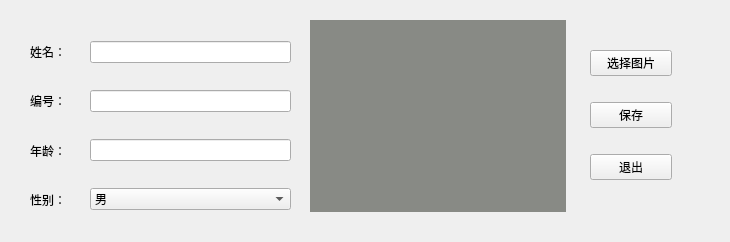
<?xml version="1.0" encoding="UTF-8"?>
<ui version="4.0">
 <class>AddFaceWidget</class>
 <widget class="QWidget" name="AddFaceWidget">
  <property name="geometry">
   <rect>
    <x>0</x>
    <y>0</y>
    <width>730</width>
    <height>242</height>
   </rect>
  </property>
  <property name="windowTitle">
   <string>人脸信息录入</string>
  </property>
  <widget class="QLabel" name="userImageLabel">
   <property name="geometry">
    <rect>
     <x>310</x>
     <y>20</y>
     <width>256</width>
     <height>192</height>
    </rect>
   </property>
   <property name="styleSheet">
    <string notr="true">background-color: rgb(136, 138, 133);</string>
   </property>
   <property name="text">
    <string/>
   </property>
  </widget>
  <widget class="QWidget" name="">
   <property name="geometry">
    <rect>
     <x>30</x>
     <y>30</y>
     <width>51</width>
     <height>191</height>
    </rect>
   </property>
   <layout class="QVBoxLayout" name="verticalLayout">
    <item>
     <widget class="QLabel" name="label">
      <property name="text">
       <string>姓名：</string>
      </property>
     </widget>
    </item>
    <item>
     <widget class="QLabel" name="label_2">
      <property name="text">
       <string>编号：</string>
      </property>
     </widget>
    </item>
    <item>
     <widget class="QLabel" name="label_3">
      <property name="text">
       <string>年龄：</string>
      </property>
     </widget>
    </item>
    <item>
     <widget class="QLabel" name="label_4">
      <property name="text">
       <string>性别：</string>
      </property>
     </widget>
    </item>
   </layout>
  </widget>
  <widget class="QWidget" name="">
   <property name="geometry">
    <rect>
     <x>90</x>
     <y>20</y>
     <width>201</width>
     <height>211</height>
    </rect>
   </property>
   <layout class="QVBoxLayout" name="verticalLayout_2">
    <item>
     <widget class="QLineEdit" name="nameEdit"/>
    </item>
    <item>
     <widget class="QLineEdit" name="numberEdit"/>
    </item>
    <item>
     <widget class="QLineEdit" name="ageEdit"/>
    </item>
    <item>
     <widget class="QComboBox" name="sexComboBox">
      <item>
       <property name="text">
        <string>男</string>
       </property>
      </item>
      <item>
       <property name="text">
        <string>女</string>
       </property>
      </item>
     </widget>
    </item>
   </layout>
  </widget>
  <widget class="QWidget" name="">
   <property name="geometry">
    <rect>
     <x>590</x>
     <y>30</y>
     <width>82</width>
     <height>171</height>
    </rect>
   </property>
   <layout class="QVBoxLayout" name="verticalLayout_3">
    <item>
     <widget class="QPushButton" name="chooseImageBtn">
      <property name="text">
       <string>选择图片</string>
      </property>
     </widget>
    </item>
    <item>
     <widget class="QPushButton" name="saveBtn">
      <property name="text">
       <string>保存</string>
      </property>
     </widget>
    </item>
    <item>
     <widget class="QPushButton" name="exitBtn">
      <property name="text">
       <string>退出</string>
      </property>
     </widget>
    </item>
   </layout>
  </widget>
 </widget>
 <resources/>
 <connections/>
</ui>
